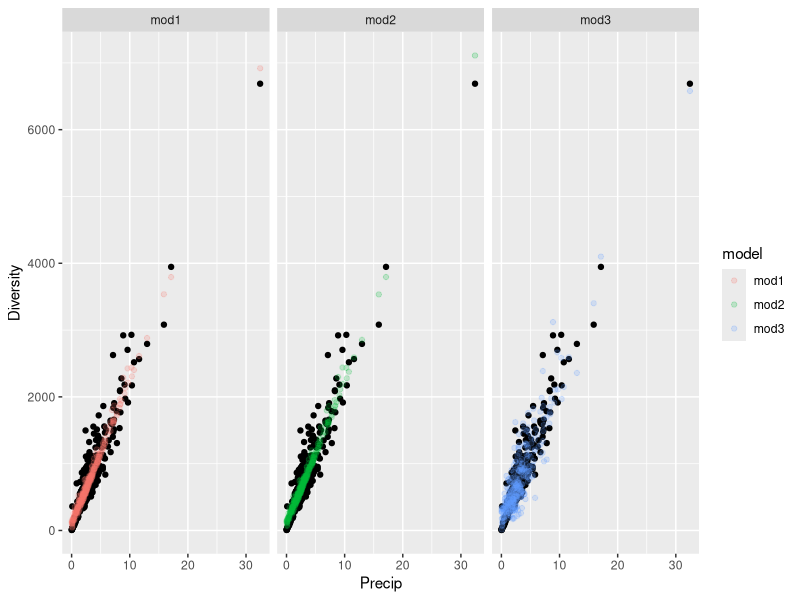
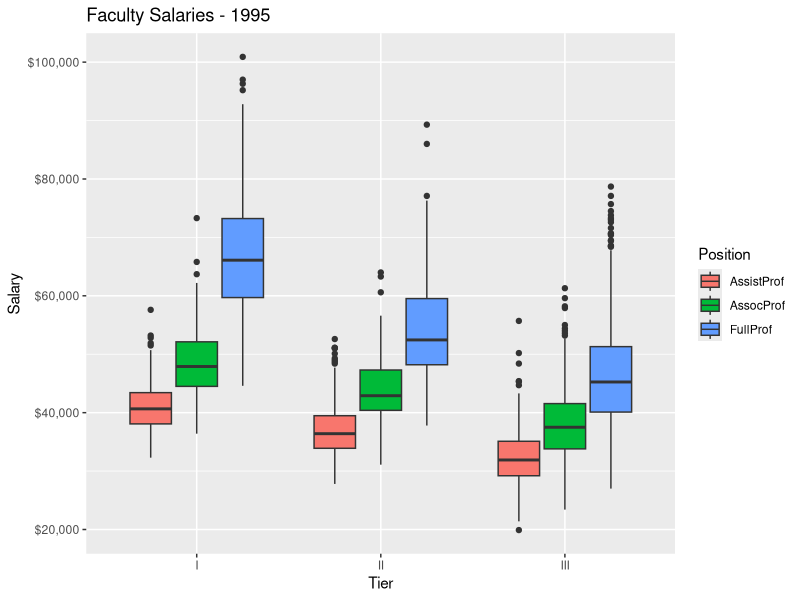

These charts were generated, in order, by the following R code: (Note: this script raises an error after producing the figures.)
library(tidyverse)
library(fitdistrplus)
library(modelr)
library(gridExtra)
library(scales)
library(broom)
library(lubridate)
library(caret)
library(dplyr)
library(tidyr)

sal <- read.csv("./salaries.csv")
sal_long <- pivot_longer(sal, c(AssistProf, AssocProf, FullProf), 
                         names_to = "Position", values_to = "Salary")
 
jpeg("./Tidwell_exam2_plot1.jpeg")
ggplot(sal_long,aes(Tier,Salary))+
  geom_boxplot(aes(fill=Position))+
  labs(title="Faculty Salaries - 1995")+
  scale_y_continuous(labels = scales::dollar)
dev.off()  



atmo <- read.csv("./atmosphere.csv")

mod1 = lm(Diversity ~ Aerosol_Density*Precip, data = atmo)
mod2 = lm(Diversity ~ Aerosol_Density+Precip, data = atmo)
mod3 = lm(Diversity ~ Aerosol_Density*CO2_Concentration, data = atmo)

mean_sq_err <- c((mod1a = (mean(mod1$residuals)^2)),
                 (mod2a= (mean(mod2$residuals)^2)),
                 (mod3a = (mean(mod3$residuals)^2)))
names(mean_sq_err) <- c("mod1","mod2","mod3")
bestmodel <- which(mean_sq_err == min(mean_sq_err))
bestmodel <- get(names(bestmodel))


atmo<-atmo %>% gather_predictions(mod1,mod2,mod3)


ggplot(atmo,aes(x=Precip,color=model)) +
  geom_point(aes(y=Diversity),color="Black") +
  geom_point(aes(y=pred),alpha=.2) +
  facet_wrap(~model)

hyp <- read.csv("./hyp_data.csv")

glimpse(hyp)

hyp$mod1preds <- predict(mod1,newdata = hyp)


atmo <- read.csv("./atmosphere.csv")

merge.data.frame(atmo,hyp,)

ggplot(atmo,aes(Precip, col=model))+
  geom_point(aes(y=Diversity), color="Black")+
  geom_point(aes(y=mod1preds),color="Red")
